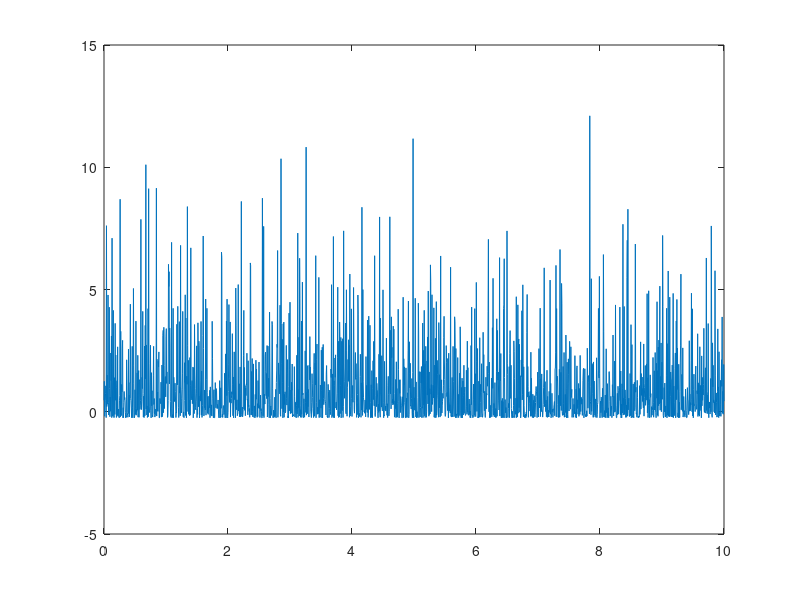

Source code (MATLAB): (Note: this script raises an error after producing the figure.)
clear
fs = 200;
t = 0:1/fs:10;
x = randn(length(t),1);

plot(t,x)
plot(t,x.^2-x)

figurewidth = 9; %cm
f = figure('Position',[10 10 figurewidth figurewidth*0.3]*36.36);
plot(1:length(Dataset10),Dataset10)
xlim([0,12000])
xticks(0:2*60*fs:10*60*fs);
xticklabels({'0','120','240','360','480','600'})
xlabel('Time (s)')
ylabel('Acc. (m/s^2)')
ylim([-1.4,1.4])
% title('(a)')
set(findall(gcf,'-property','FontSize'),'FontSize',7)
exportgraphics(f,'fig.acceleration_a.eps','Resolution',1000)